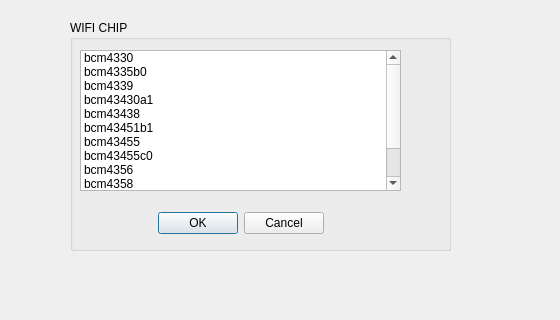
<?xml version="1.0" encoding="UTF-8"?>
<ui version="4.0">
 <class>Set_bcm</class>
 <widget class="QDialog" name="Set_bcm">
  <property name="geometry">
   <rect>
    <x>0</x>
    <y>0</y>
    <width>560</width>
    <height>320</height>
   </rect>
  </property>
  <property name="windowTitle">
   <string>Dialog</string>
  </property>
  <widget class="QGroupBox" name="groupBox">
   <property name="geometry">
    <rect>
     <x>70</x>
     <y>20</y>
     <width>381</width>
     <height>231</height>
    </rect>
   </property>
   <property name="title">
    <string>WIFI CHIP</string>
   </property>
   <widget class="QListWidget" name="listWidget">
    <property name="geometry">
     <rect>
      <x>10</x>
      <y>30</y>
      <width>321</width>
      <height>141</height>
     </rect>
    </property>
    <item>
     <property name="text">
      <string>bcm4330</string>
     </property>
    </item>
    <item>
     <property name="text">
      <string>bcm4335b0</string>
     </property>
    </item>
    <item>
     <property name="text">
      <string>bcm4339</string>
     </property>
    </item>
    <item>
     <property name="text">
      <string>bcm43430a1</string>
     </property>
    </item>
    <item>
     <property name="text">
      <string>bcm43438</string>
     </property>
    </item>
    <item>
     <property name="text">
      <string>bcm43451b1</string>
     </property>
    </item>
    <item>
     <property name="text">
      <string>bcm43455</string>
     </property>
    </item>
    <item>
     <property name="text">
      <string>bcm43455c0</string>
     </property>
    </item>
    <item>
     <property name="text">
      <string>bcm4356</string>
     </property>
    </item>
    <item>
     <property name="text">
      <string>bcm4358</string>
     </property>
    </item>
    <item>
     <property name="text">
      <string>bcm43596a0</string>
     </property>
    </item>
    <item>
     <property name="text">
      <string>bcm4361b0</string>
     </property>
    </item>
   </widget>
   <widget class="QDialogButtonBox" name="buttonBox">
    <property name="geometry">
     <rect>
      <x>80</x>
      <y>190</y>
      <width>174</width>
      <height>26</height>
     </rect>
    </property>
    <property name="standardButtons">
     <set>QDialogButtonBox::Cancel|QDialogButtonBox::Ok</set>
    </property>
   </widget>
  </widget>
 </widget>
 <resources/>
 <connections/>
</ui>
